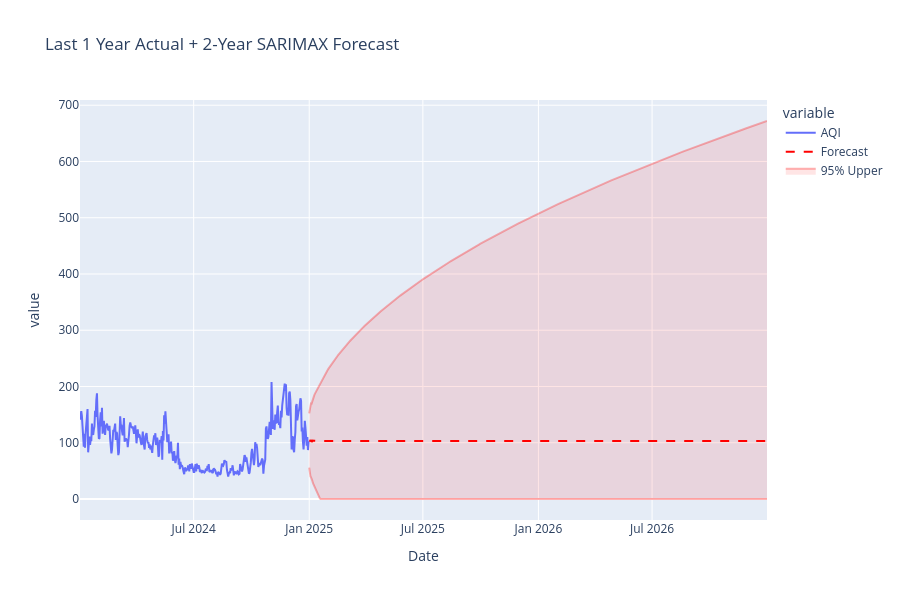

Here is the notebook cell this chart was saved with:
### Code cell
# 7.SARIMAX Forecast
from statsmodels.tsa.statespace.sarimax import SARIMAX

daily_ts = daily.set_index('Date')['AQI'].asfreq('D').ffill()


model = SARIMAX(daily_ts, order=(5, 1, 0), seasonal_order=(1, 0, 0, 7), enforce_stationarity=False, enforce_invertibility=False)
model_fit = model.fit(disp=False)

forecast_steps = 730
forecast = model_fit.get_forecast(steps=forecast_steps)
forecast_index = pd.date_range(start=daily_ts.index[-1] + pd.Timedelta(days=1),
                               periods=forecast_steps, freq='D')

conf_int = forecast.conf_int()
forecast_df = pd.DataFrame({
    'Date': forecast_index,
    'Forecast': np.maximum(0, forecast.predicted_mean),
    'Lower_CI': np.maximum(0, conf_int.iloc[:, 0].values),
    'Upper_CI': np.maximum(0, conf_int.iloc[:, 1].values)
})

fig_forecast = px.line(daily_ts[-365:],
                       title='Last 1 Year Actual + 2-Year SARIMAX Forecast')
fig_forecast.add_scatter(x=forecast_df['Date'], y=forecast_df['Forecast'],
                         mode='lines', name='Forecast', line=dict(color='red', dash='dash'))
fig_forecast.add_scatter(x=forecast_df['Date'], y=forecast_df['Lower_CI'],
                         mode='lines', name='95% Lower', line=dict(color='rgba(255,0,0,0.3)'), showlegend=False)
fig_forecast.add_scatter(x=forecast_df['Date'], y=forecast_df['Upper_CI'],
                         mode='lines', name='95% Upper', line=dict(color='rgba(255,0,0,0.3)'),
                         fill='tonexty', fillcolor='rgba(255,0,0,0.1)')
fig_forecast.update_layout(height=600)
fig_forecast.show()

avg_forecast = forecast_df['Forecast'].mean()
print(f"Predicted Average AQI (2025–2026): {avg_forecast:.0f}")

### Figure 1 — Plotly figure (JSON) as saved in the notebook; plotly's stock layout.template omitted (floating-point values rounded to 4 significant figures; data arrays with more than 128 entries replaced by an {"elided": "..."} marker saying what was removed)
{"data": [{"hovertemplate": "variable=AQI<br>Date=%{x}<br>value=%{y}<extra></extra>", "legendgroup": "AQI", "line": {"color": "#636efa", "dash": "solid"}, "marker": {"symbol": "circle"}, "mode": "lines", "name": "AQI", "orientation": "v", "showlegend": true, "type": "scatter", "x": {"elided": "365 str values"}, "xaxis": "x", "y": {"elided": "365 float values"}, "yaxis": "y"}, {"line": {"color": "red", "dash": "dash"}, "mode": "lines", "name": "Forecast", "type": "scatter", "x": {"elided": "730 str values"}, "y": {"elided": "730 float values"}}, {"line": {"color": "rgba(255,0,0,0.3)"}, "mode": "lines", "name": "95% Lower", "showlegend": false, "type": "scatter", "x": {"elided": "730 str values"}, "y": {"elided": "730 float values"}}, {"fill": "tonexty", "fillcolor": "rgba(255,0,0,0.1)", "line": {"color": "rgba(255,0,0,0.3)"}, "mode": "lines", "name": "95% Upper", "type": "scatter", "x": {"elided": "730 str values"}, "y": {"elided": "730 float values"}}], "layout": {"height": 600, "legend": {"title": {"text": "variable"}, "tracegroupgap": 0}, "title": {"text": "Last 1 Year Actual + 2-Year SARIMAX Forecast"}, "xaxis": {"anchor": "y", "domain": [0, 1], "title": {"text": "Date"}}, "yaxis": {"anchor": "x", "domain": [0, 1], "title": {"text": "value"}}}}
